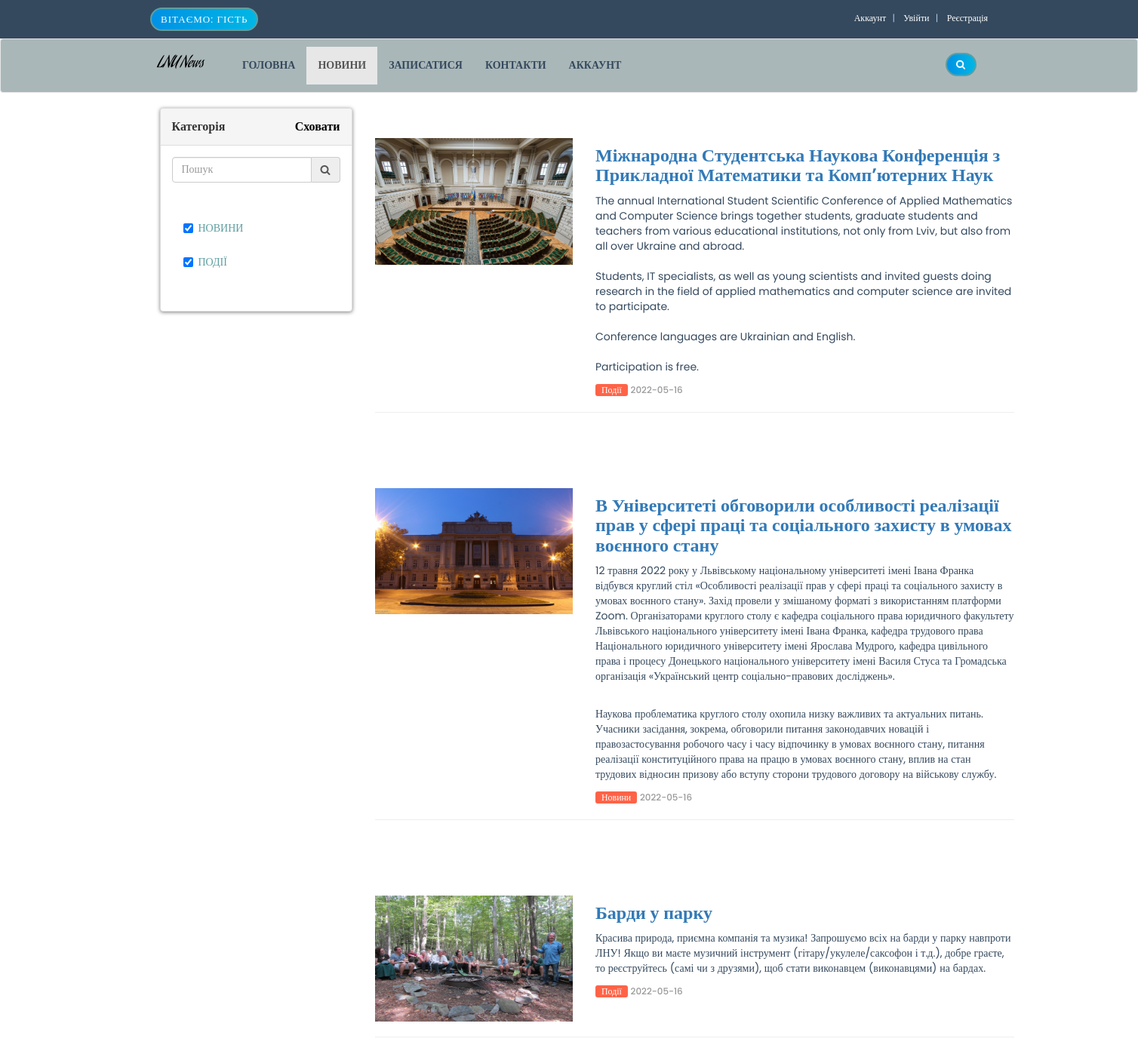
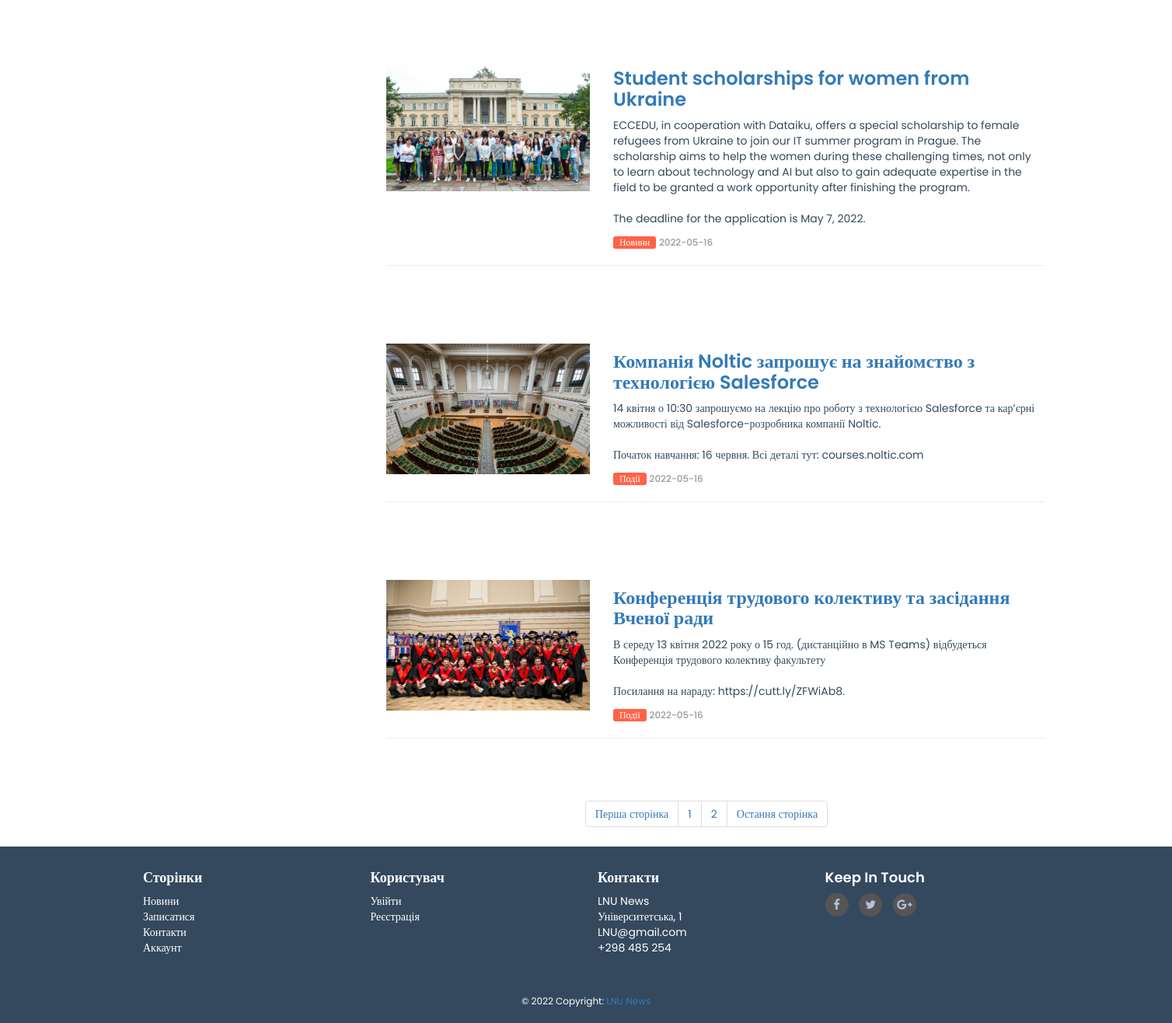
The page /shop.php on the database its author committed (2 pictures, top to bottom).
### tables this page shows
CREATE TABLE `event_categories` (
  `e_cat_id` int(10) NOT NULL,
  `e_cat_title` text NOT NULL,
  `e_cat_desc` text NOT NULL
);

CREATE TABLE `events` (
  `event_id` int(10) NOT NULL,
  `e_cat_id` int(10) NOT NULL,
  `cat_id` int(10) NOT NULL,
  `date` timestamp NOT NULL DEFAULT current_timestamp() ON UPDATE current_timestamp(),
  `event_title` text NOT NULL,
  `event_img1` text NOT NULL,
  `event_keywords` text NOT NULL,
  `event_desc` text NOT NULL
);

### functions/functions.php (the view, shortened to what this page needs)
<?php
$db = mysqli_connect("localhost","root","","lnu-news");
function getPagination(){
    global $db;
    $per_page=6;
    $aWhere = array();
    $aPath = '';
    $sWhere = (count($aWhere)>0?' WHERE '.implode(' or ',$aWhere):'');
    $query = "select * from events".$sWhere;
    $result = mysqli_query($db,$query);
    $total_records = mysqli_num_rows($result);
    $total_pages = ceil($total_records / $per_page);
    echo "<li> <a href='shop.php?page=1";
    if(!empty($aPath)){
        echo "&".$aPath;
    }
    echo "'>".'Перша сторінка'."</a></li>";
    for($i=1; $i<=$total_pages; $i++){
        echo "<li> <a href='shop.php?page=".$i.(!empty($aPath)?'&'.$aPath:'')."'>".$i."</a></li>";
    };
    echo "<li> <a href='shop.php?page=$total_pages";
    if(!empty($aPath)){
        echo "&".$aPath;
    }
    echo "'>".'Остання сторінка'."</a></li>";
}
function getProducts(){
    global $db;
    $aWhere = array();
    $per_page=6;
    if(isset($_GET['page'])){
        $page = $_GET['page'];
    }else{
        $page=1;
    }
    $start_from = ($page-1) * $per_page;
    $sLimit = " order by 1 DESC LIMIT $start_from,$per_page";
    $sWhere = (count($aWhere)>0?' WHERE '.implode(' or ',$aWhere):'').$sLimit;
    $get_events = "select * from events ".$sWhere;
    $run_events = mysqli_query($db,$get_events);
    while($row_events=mysqli_fetch_array($run_events)){
        $event_id = $row_events['event_id'];
        $event_title = $row_events['event_title'];
        $event_desc = $row_events['event_desc'];
        $event_img1 = $row_events['event_img1'];
        $event_date = date('Y-m-d', strtotime($row_events['date']));
        $event_e_cat_id = $row_events['e_cat_id'];
        $get_e_cat_id = "select * from event_categories where e_cat_id='$event_e_cat_id'";
        $run_e_cat_id = mysqli_query($db,$get_e_cat_id);
        while($row_e_cat_id = mysqli_fetch_array($run_e_cat_id)){
            $event_category = $row_e_cat_id['e_cat_title'];
        }
        echo "
        <section class='section'>
            <div class='container'>
                <div class='row'>
                    <div class='col-lg-9 col-md-12 col-sm-12 col-xs-12'>
                        <div class='page-wrapper'>
                            <div class='blog-list clearfix'>
                                <div class='blog-box row'>
                                    <div class='col-md-4'>
                                        <div class='post-media'>
                                            <a href='details.php?event_id=$event_id'>
                                                <img src='admin_area/product_images/$event_img1' alt='' class='img-responsive'>
                                                <div class='hovereffect'></div>
                                            </a>
                                        </div>
                                    </div>
                                    <div class='blog-meta big-meta col-md-8'>
                                        <h4><a href='details.php?event_id=$event_id'>$event_title</a></h4>
                                        <p>$event_desc</p>
                                        <small class='firstsmall'><a class='bg-orange' href='details.php?event_id=$event_id'>$event_category</a></small>
                                        <small><a href='details.php?event_id=$event_id'>$event_date</a></small>
                                    </div>
                                </div>
                                <hr class='invis'>
                            </div>
                        </div>
                    </div>
                </div>
            </div>
        </section>
        ";
    }
}
?>

### sidebar.php (shortened to what this page needs)
<?php
$aCat = array();
?>
<div class="panel panel-default sidebar-menu">
    <div class="panel-heading">
        <h3 class="panel-title">
            Категорія
            <div class="pull-right">
                <a href="JavaScript:Void(0);" style="color:black;">
                    <span class="nav-toggle hide-show">
                        Сховати
                    </span>
                </a>
            </div>
        </h3>
    </div>
    <div class="panel-collapse collapse-data">
        <div class="panel-body">
            <div class="input-group">
                <input type="text" class="form-control" id="dev-table-filter" data-filters="#dev-cat" data-action="filter" placeholder="Пошук">
                    <a class="input-group-addon">
                        <i class="fa fa-search"></i>
                    </a>
            </div>
            </div>
        <div class="panel-body scroll-menu">
            <ul class="nav nav-pills nav-stacked category-menu" id="dev-cat">
                <?php
                $get_cat = "select * from event_categories";
                $run_cat = mysqli_query($con,$get_cat);
                while($row_cat=mysqli_fetch_array($run_cat)){
                    $cat_id = $row_cat['e_cat_id'];
                    $cat_title = $row_cat['e_cat_title'];
                    echo "
                    <li class='checkbox checkbox-primary'>
                        <a>
                            <label>
                                <input ";
                                if(isset($aCat[$cat_id])){
                                    echo "checked='checked'";
                                }
                                echo " value='$cat_id' type='checkbox' class='get_cat' name='cat' checked>
                                <span>
                                $cat_title
                                </span>
                            </label>
                        </a>
                    </li>
                    ";
                }
                ?>
            </ul>
        </div>
    </div>
</div>

### styles/style.css (style rules this page uses)
body { font-size: 14px; line-height: 1.42857143; color: #34495E; background: #ffffff; overflow-x: hidden; }
#content .panel.sidebar-menu { box-sizing: border-box; box-shadow: 0px 1px 5px rgba(0, 0, 0, .5); }
#content .panel.sidebar-menu ul.nav.category-menu { margin-bottom: 20px; }
#content .panel.sidebar-menu ul.nav.category-menu li a { text-transform: uppercase; font-weight: 600; color: #5F9EA0; }
#content .panel.sidebar-menu h3 { padding: 5px 0px; margin: 0px; }
.section { padding: 4rem 0; display: block; position: relative; background-color: #ffffff; }
.post-media img, .masonry-box img { -webkit-transition: all .3s ease-in-out; -moz-transition: all .3s ease-in-out; -ms-transition: all .3s ease-in-out; -o-transition: all .3s ease-in-out; transition: all .3s ease-in-out; -webkit-transform: scale(1); -moz-transform: scale(1); -ms-transform: scale(1); -o-transform: scale(1); transform: scale(1); }

### styles/version/tech.css (style rules this page uses)
body { background-color: #ffffff; }
h1, h2, h3, h4, h5, body, .navbar-toggleable-md .navbar-nav .nav-link, .market-header, .btn, .dropdown-item, .form-control, p { font-family: 'Poppins', serif !important; }
h1, h2, h3, h4, h5 { font-weight: 600; }
.blog-meta.big-meta h4 { font-size: 24px; }
.blog-meta small a, .blog-meta small { font-weight: 500; color: #999 !important; }
.blog-meta .bg-orange { color: #ffffff !important; padding: 0 0.8rem; border-radius: 3px; }
.blog-meta small.firstsmall:after { content: "" !important; padding-left: 0; }
.bg-orange { background-color: #FF6347 !important; }

### rows shown on the page
event_categories: e_cat_id "☑", e_cat_title "НОВИНИ"
event_categories: e_cat_id "☑", e_cat_title "ПОДІЇ"
events: event_img1 (picture), event_title "Міжнародна Студентська Наукова Конференція з Прикладної Математики та Комп’ютерних Наук", event_desc "The annual International Student Scientific Conference of Applied Mathematics and Computer Science brings together students, graduate students and teachers from various educational institutions, not only from Lviv, but also from all over Ukraine and abroad. Students, IT specialists, as well as young scientists and invited guests doing research in the field of applied mathematics and computer science are invited to participate. Conference languages are Ukrainian and English. Participation is free.", e_cat.e_cat_title "Події", date "2022-05-16"
events: event_img1 (picture), event_title "В Університеті обговорили особливості реалізації прав у сфері праці та соціального захисту в умовах воєнного стану", event_desc "12 травня 2022 року у Львівському національному університеті імені Івана Франка відбувся круглий стіл «Особливості реалізації прав у сфері праці та соціального захисту в умовах воєнного стану». Захід провели у змішаному форматі з використанням платформи Zoom. Організаторами круглого столу є кафедра соціального права юридичного факультету Львівського національного університету імені Івана Франка, кафедра трудового права Національного юридичного університету імені Ярослава Мудрого, кафедра цивільного права і процесу Донецького національного університету імені Василя Стуса та Громадська організація «Український центр соціально-правових досліджень». Наукова проблематика круглого столу охопила…", e_cat.e_cat_title "Новини", date "2022-05-16"
events: event_img1 (picture), event_title "Барди у парку", event_desc "Красива природа, приємна компанія та музика! Запрошуємо всіх на барди у парку навпроти ЛНУ! Якщо ви маєте музичний інструмент (гітару/укулеле/саксофон і т.д.), добре граєте, то реєструйтесь (самі чи з друзями), щоб стати виконавцем (виконавцями) на бардах.", e_cat.e_cat_title "Події", date "2022-05-16"
events: event_img1 (picture), event_title "Student scholarships for women from Ukraine", event_desc "ECCEDU, in cooperation with Dataiku, offers a special scholarship to female refugees from Ukraine to join our IT summer program in Prague. The scholarship aims to help the women during these challenging times, not only to learn about technology and AI but also to gain adequate expertise in the field to be granted a work opportunity after finishing the program. The deadline for the application is May 7, 2022.", e_cat.e_cat_title "Новини", date "2022-05-16"
events: event_img1 (picture), event_title "Компанія Noltic запрошує на знайомство з технологією Salesforce", event_desc "14 квітня о 10:30 запрошуємо на лекцію про роботу з технологією Salesforce та кар’єрні можливості від Salesforce-розробника компанії Noltic. Початок навчання: 16 червня. Всі деталі тут: courses.noltic.com", e_cat.e_cat_title "Події", date "2022-05-16"
events: event_img1 (picture), event_title "Конференція трудового колективу та засідання Вченої ради", event_desc "В середу 13 квітня 2022 року о 15 год. (дистанційно в MS Teams) відбудеться Конференція трудового колективу факультету Посилання на нараду: https://cutt.ly/ZFWiAb8.", e_cat.e_cat_title "Події", date "2022-05-16"
